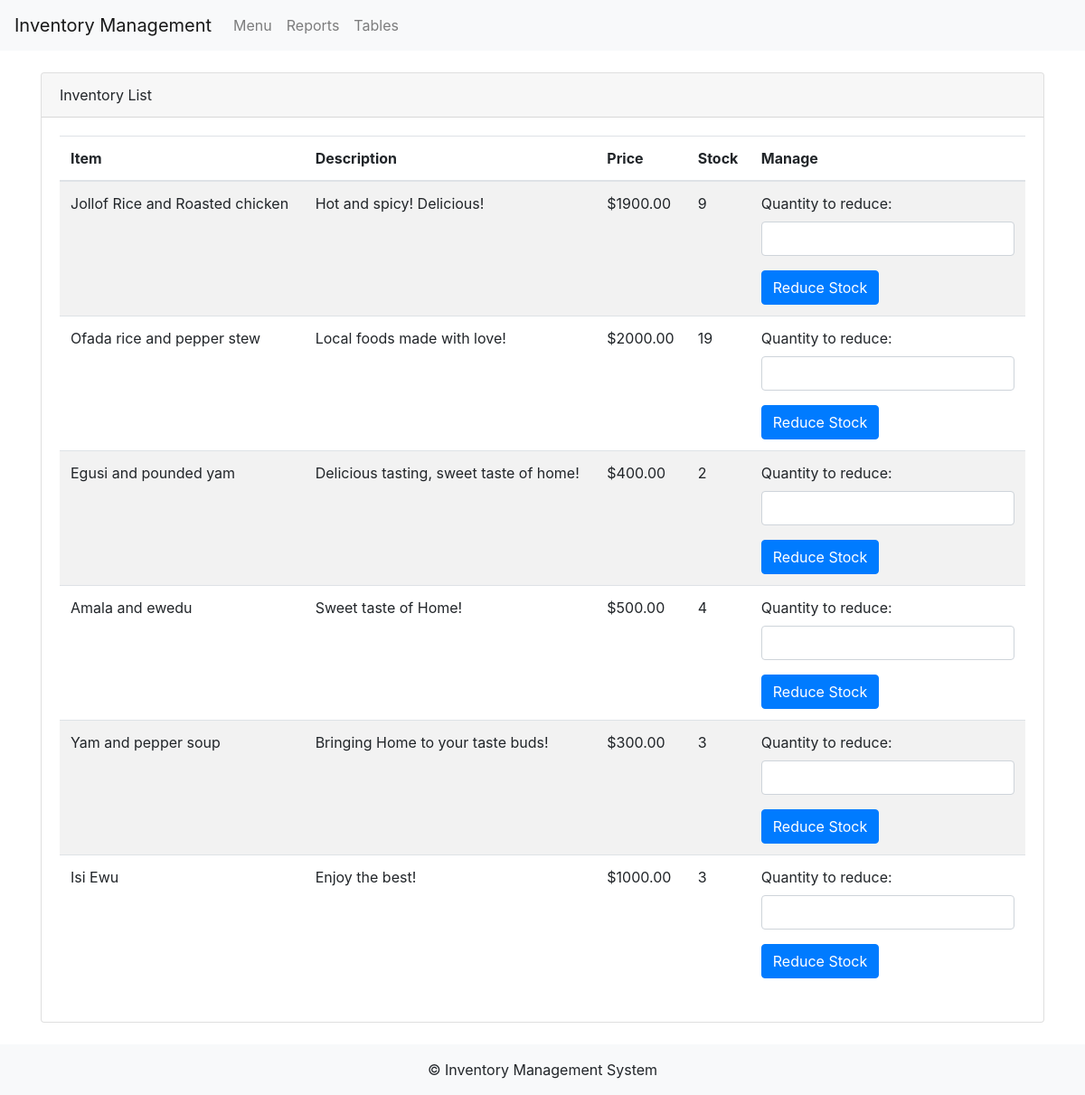
/manage-inventory/, run on the app's committed database.
### store/models.py (models this page shows, shortened)
class MenuItem(models.Model):
    name = models.CharField(max_length=100)
    description = models.TextField()
    price = models.DecimalField(max_digits=10, decimal_places=2,default=0.00)
    inventory = models.ForeignKey(Inventory, on_delete=models.CASCADE,default=1)

class Inventory(models.Model):
    item_name = models.CharField(max_length=100)
    quantity = models.PositiveIntegerField()

### store/views.py (the view, shortened to what this page needs)
# urls.py: path('manage-inventory/', views.manage_inventory, name='manage_inventory'),
def manage_inventory(request):
    items = MenuItem.objects.all()
    return render(request, 'manage_inventory.html', {'items': items})

### store/templates/manage_inventory.html (shortened to what this page needs)
<!DOCTYPE html>
<html lang="en">
<head>
    <link href="https://stackpath.bootstrapcdn.com/bootstrap/4.5.2/css/bootstrap.min.css" rel="stylesheet">
</head>
<body>
    <nav class="navbar navbar-expand-lg navbar-light bg-light">
        <a class="navbar-brand" href="{% url 'manage_inventory' %}">Inventory Management</a>
        <div class="collapse navbar-collapse">
            <ul class="navbar-nav mr-auto">
                <li class="nav-item">
                    <a class="nav-link" href="{% url 'menu' %}">Menu</a>
                </li>
                <li class="nav-item">
                    <a class="nav-link" href="{% url 'report' %}">Reports</a>
                </li>
                <li class="nav-item">
                    <a class="nav-link" href="{% url 'manage_table' %}">Tables</a>
                </li>
            </ul>
        </div>
    </nav>
    <div class="container mt-4">
        <div class="card">
            <div class="card-header">
                Inventory List
            </div>
            <div class="card-body">
                <table class="table table-striped">
                    <thead>
                        <tr>
                            <th>Item</th>
                            <th>Description</th>
                            <th>Price</th>
                            <th>Stock</th>
                            <th>Manage</th>
                        </tr>
                    </thead>
                    <tbody>
                        {% for item in items %}
                            <tr>
                                <td>{{ item.name }}</td>
                                <td>{{ item.description }}</td>
                                <td>${{ item.price }}</td>
                                <td>{{ item.inventory.quantity }}</td>
                                <td>
                                    <form method="post">
                                        <div class="form-group">
                                            <label for="quantity_{{ item.id }}">Quantity to reduce:</label>
                                            <input type="number" id="quantity_{{ item.id }}" name="quantity" class="form-control" min="1" required>
                                        </div>
                                        <button type="submit" class="btn btn-primary">Reduce Stock</button>
                                    </form>
                                </td>
                            </tr>
                        {% endfor %}
                    </tbody>
                </table>
            </div>
        </div>
    </div>
    <footer class="bg-light text-center py-3 mt-4">
        <p class="mb-0">&copy; {{ current_year }} Inventory Management System</p>
    </footer>
</body>
</html>

### data on the page
MenuItem: name "Jollof Rice and Roasted chicken", description "Hot and spicy! Delicious!", price "1900.00", inventory.quantity "9"
MenuItem: name "Ofada rice and pepper stew", description "Local foods made with love!", price "2000.00", inventory.quantity "19"
MenuItem: name "Egusi and pounded yam", description "Delicious tasting, sweet taste of home!", price "400.00", inventory.quantity "2"
MenuItem: name "Amala and ewedu", description "Sweet taste of Home!", price "500.00", inventory.quantity "4"
MenuItem: name "Yam and pepper soup", description "Bringing Home to your taste buds!", price "300.00", inventory.quantity "3"
MenuItem: name "Isi Ewu", description "Enjoy the best!", price "1000.00", inventory.quantity "3"
